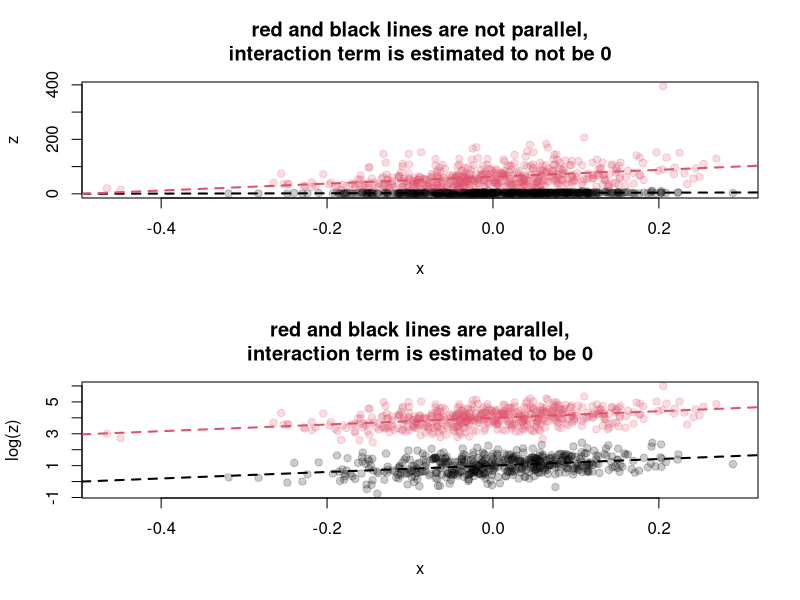
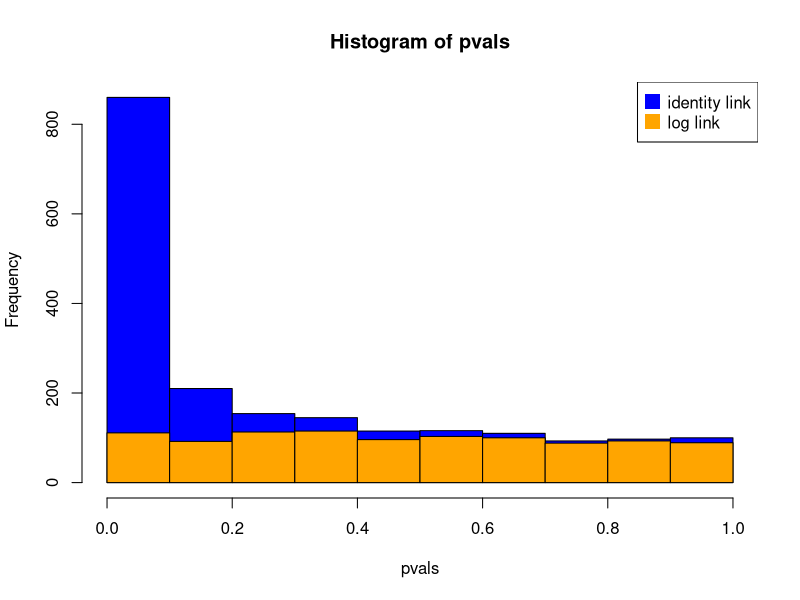

Write the R code that produced these figures, in order.
#####

n <- 1E3
x <- rnorm(n, 0, 0.1)
y <- rbinom(n, 1, 0.5)
a <- 1
b <- 2
c <- 3
d <- 0
z <- exp(a + b * x + c * y + d * x * y + rnorm(n, sd = 0.5))

fit1 <- lm(log(z) ~ 1 + x + y + x * y)
fit2 <- lm(z ~ 1 + x + y + x * y)

par(mfrow = c(2, 1))

plot(x,
     z,
     pch = 19,
     col = adjustcolor(y + 1, 0.2),
     main = "red and black lines are not parallel,\ninteraction term is estimated to not be 0")
abline(
  a = fit2$coefficients[1],
  fit2$coefficients[2],
  lwd = 2,
  lty = 2
)
abline(
  a = sum(fit2$coefficients[c(1, 3)]),
  sum(fit2$coefficients[c(2, 4)]),
  lwd = 2,
  lty = 2,
  col = 2
)

plot(x,
     log(z),
     pch = 19,
     col = adjustcolor(y + 1, 0.2),
     main = "red and black lines are parallel,\ninteraction term is estimated to be 0")
abline(
  a = fit1$coefficients[1],
  fit1$coefficients[2],
  lwd = 2,
  lty = 2
)
abline(
  a = sum(fit1$coefficients[c(1, 3)]),
  sum(fit1$coefficients[c(2, 4)]),
  lwd = 2,
  lty = 2,
  col = 2
)


#####

foo <- function() {
  n <- 1E2
  x <- rnorm(n, 0, 0.1)
  y <- rbinom(n, 1, 0.5)
  a <- 1
  b <- 2
  c <- 3
  d <- 0
  z <- exp(a + b * x + c * y + d * x * y + rnorm(n, sd = 0.5))
  
  fit1 <- lm(log(z) ~ 1 + x + y + x * y)
  fit2 <- lm(z ~ 1 + x + y + x * y)
  
  c(fit1 = summary(fit1)$coefficients["x:y", "Pr(>|t|)"],
    fit2 = summary(fit2)$coefficients["x:y", "Pr(>|t|)"])
}

dev.off()
pvals <- t(replicate(1000, foo()))
hist(pvals, col = "blue")
hist(pvals[, 1], add = T, col = "orange")
legend(
  x = "topright",
  legend = c("identity link", "log link"),
  col = c("blue", "orange"),
  pch = 15,
  pt.cex = 2
)
